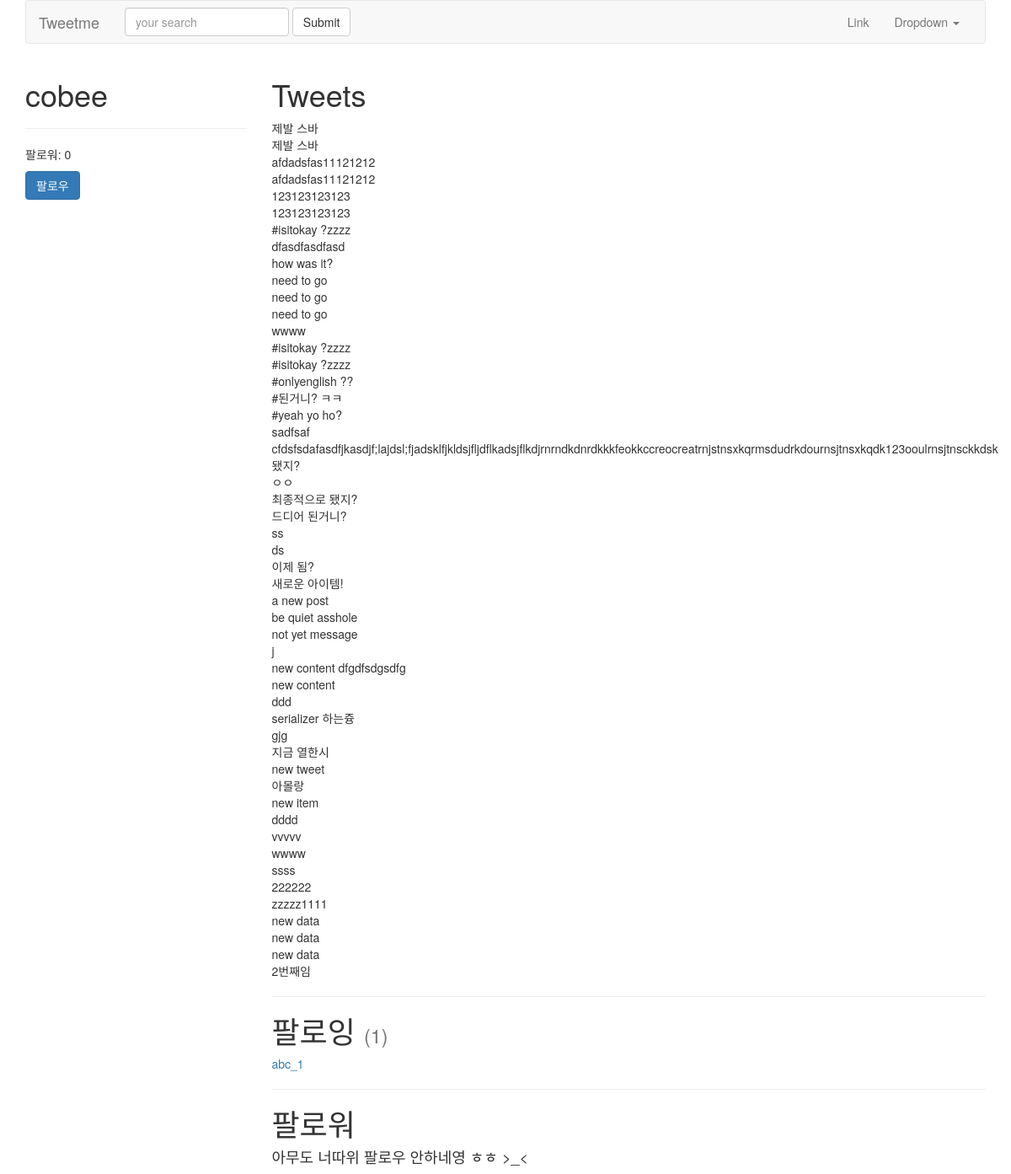
Page /cobee/ (signed in) on the earlier database version.
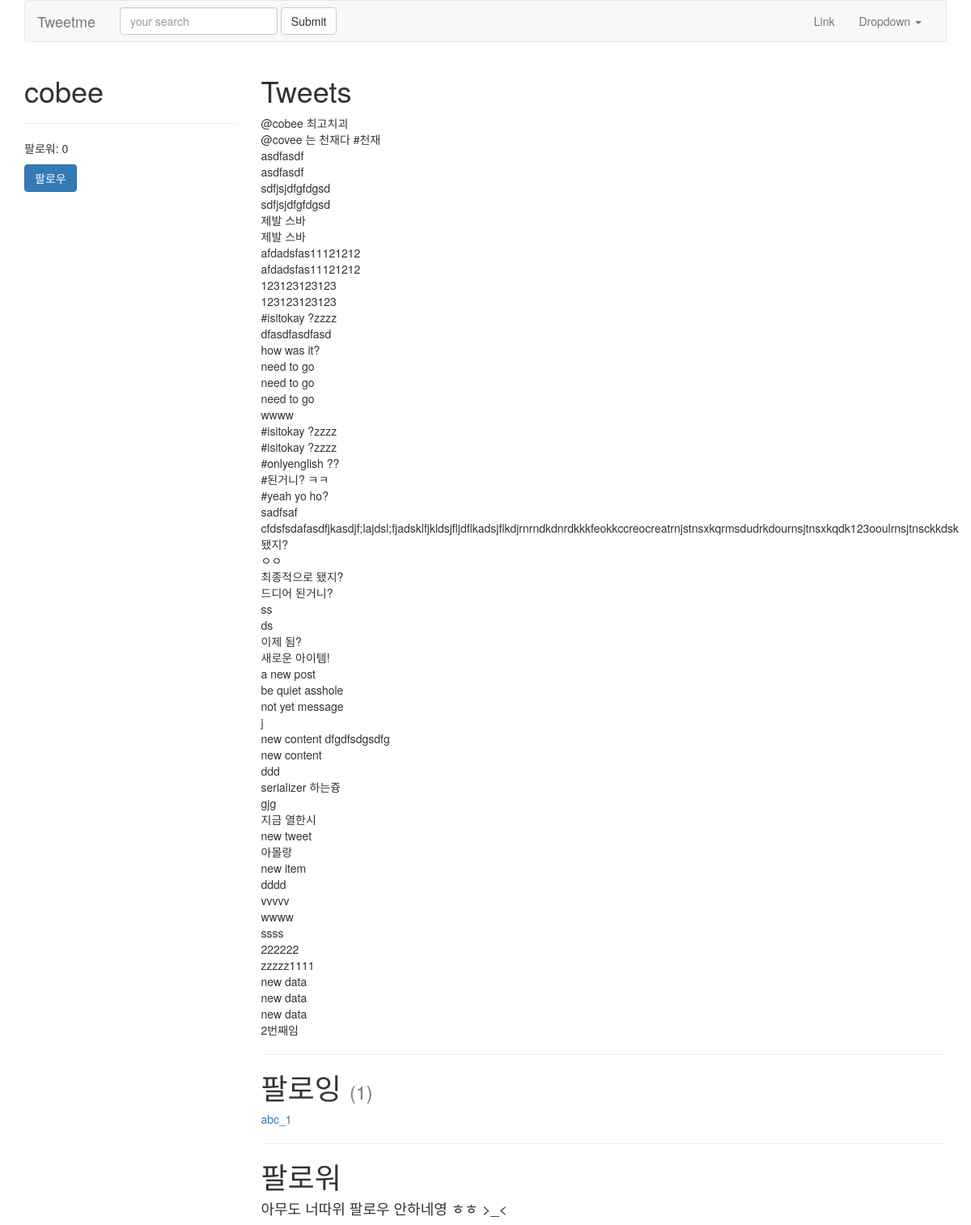
Same page on the later database version.
### tweets/models.py (models this page shows, shortened)
class Tweet(models.Model):
	parent    = models.ForeignKey("self", blank=True, null=True)
	user	  = models.ForeignKey(settings.AUTH_USER_MODEL)
	content   = models.CharField(max_length=140, validators=[validate_content])
	updated   = models.DateTimeField(auto_now=True)
	timestamp = models.DateTimeField(auto_now_add=True)
	objects = TweetManager()
	def __str__(self):
		return str(self.content)
	class Meta:
		ordering = ['-timestamp']

### accounts/views.py (the view)
# urls.py: url(r'^(?P<username>[\w.@+-]+)/$', UserDetailView.as_view(), name='detail'),
class UserDetailView(DetailView):
	template_name = 'accounts/user_detail.html'
	queryset = User.objects.all()
	def get_object(self):
		return get_object_or_404(
			User,
			username__iexact=self.kwargs.get("username")
			)
	def get_context_data(self, *args, **kwargs):
		context = super(UserDetailView, self).get_context_data(*args, **kwargs)
		following = UserProfile.objects.is_following(self.request.user, self.get_object())
		context['following'] = following
		return context

### accounts/models.py (called while the page is built)
	def all(self):
		qs = self.get_queryset().all()
		try:
			if self.instance:
				qs = qs.exclude(user=self.instance)
		except:
			pass
		return qs

	def is_following(self, user, followed_by_user):
		user_profile, created = UserProfile.objects.get_or_create(user=user)
		if created:
			return False
		if followed_by_user in user_profile.following.all():
			return True
		return False

	def get_following(self):
		users = self.following.all()
		return users.exclude(username=self.user.username)

	def get_follow_url(self):
		return reverse_lazy("profiles:follow", kwargs={"username":self.user.username})

### accounts/templates/accounts/user_detail.html
{% extends "base.html" %}
{% block content %}
<div class='row'>
    <div class='col-sm-3 col-xs-12'>
        <h1>{{ object.username }} </h1>
        <hr/>
        <p>팔로워: {{ object.followed_by.all.count }}</p>
        <p>
        	<a href='{{ object.profile.get_follow_url }}'><button type="button" class="btn btn-primary">
        		{% if following %}
        			언팔로우
        		{% else %}
        			팔로우
        		{% endif %}
        	</button></a>
        </p>
    </div>
    <div class='col-sm-9 col-xs-12'>
         <h1>Tweets</h1>
         {% for tweet in object.tweet_set.all %}
         {{ tweet }}<br/>
         {% endfor %}
         <hr/>
         <h1>팔로잉 <small>({{ object.profile.get_following.count }})</small></h1>
         	{% for user in object.profile.get_following %}
         		<a href="/{{ user.username }}">{{ user.username }}</a><br/>
         	{% empty %}
         		<h4>아무도 팔로우 하고 있지 않아염 -_-*</h4>
         	{% endfor %}
		<hr/>
        <h1>팔로워</h1>
        	{% for profile in object.followed_by.all %}
         		<a href="/{{ profile.user.username }}">{{ profile.user.username }}</a><br/>
         	{% empty %}
         		<h4>아무도 너따위 팔로우 안하네영 ㅎㅎ >_< </h4>
         	{% endfor %}
    </div>
</div>
{% endblock content %}

Differences in the rows shown:
added Tweet: content "@cobee 최고치괴"
added Tweet: content "@covee 는 천재다 #천재"
added Tweet: content "asdfasdf"
added Tweet: content "asdfasdf"
added Tweet: content "sdfjsjdfgfdgsd"
added Tweet: content "sdfjsjdfgfdgsd"
